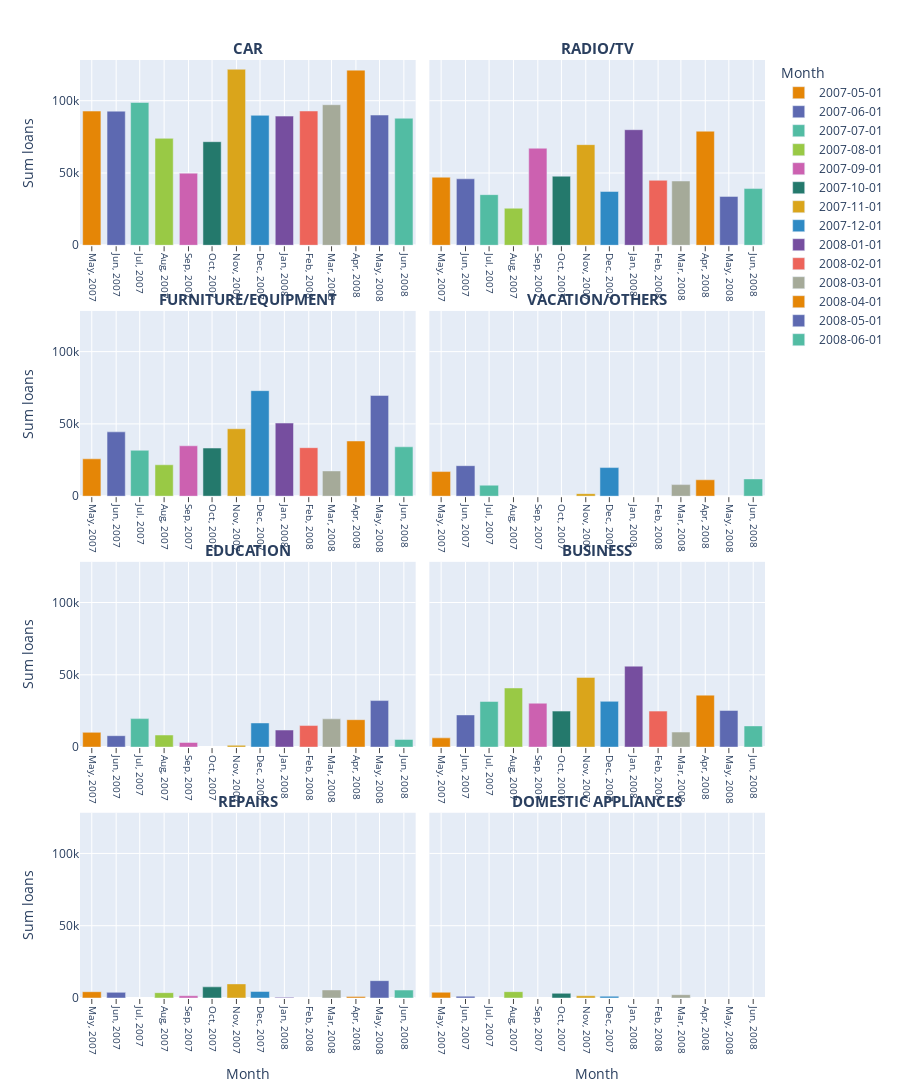

Here is the notebook cell this chart was saved with:
### Code cell
fig = px.bar(
    amount_purpose.sort_values('Month'),
    x = 'Month',
    y = 'sum_amount',
    facet_col = 'Purpose',
    facet_col_wrap = 2,
    labels = {'sum_amount': 'Sum loans'},
    color = 'Month',
    category_orders = {'Purpose': cat_order},
    color_discrete_sequence=px.colors.qualitative.Vivid,
    height = 1500
)
fig.for_each_annotation(lambda x: x.update(text = x.text.split("=")[-1], font = dict(size = 15, weight = 'bold', textcase = 'upper')))
fig.update_xaxes(tickangle = 90, showgrid=True, ticks="outside")
# fig.add_annotation(row=5, col=1, x='car', y=80000, text="car", arrowhead=1)
fig.for_each_xaxis(lambda x: x.update(tickmode = 'array',
                            tickvals = amount_purpose['Month'],
                            tickfont_size = 10,
                            tickformat = '%b, %Y'))
fig.for_each_xaxis(lambda xaxis: xaxis.update(showticklabels=True))
fig.show()
